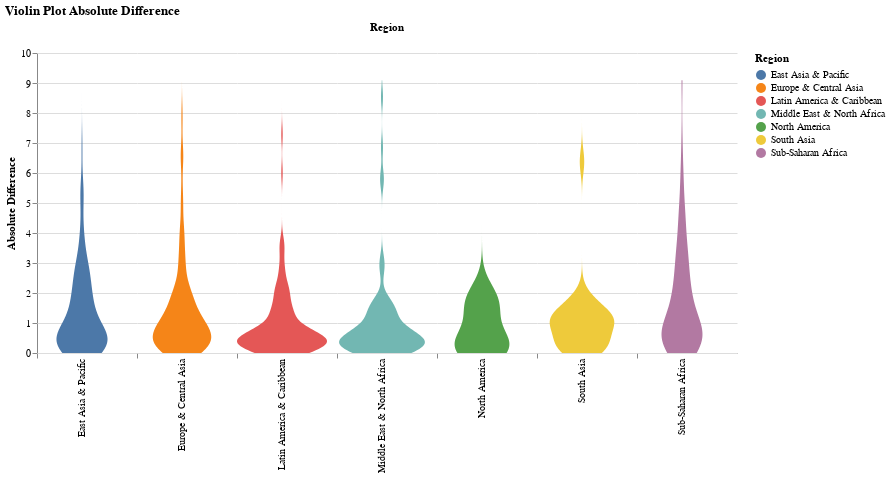

The notebook cell this image was saved under:
### Markdown cell above
The model performs similarly for both values of `Status`.

### Code cell
# create violin plot for region
abs_diff_violin('Region',100)

### Figure 1 — Vega-Lite specification as saved in the notebook (floating-point values rounded to 4 significant figures; data arrays with more than 128 entries replaced by an {"elided": "..."} marker saying what was removed)
{"config": {"view": {"continuousWidth": 400, "continuousHeight": 300, "stroke": null}, "facet": {"spacing": 0}}, "data": {"name": "data-51afe19f50165910d0d4abe51b06f176"}, "mark": {"type": "area", "orient": "horizontal"}, "encoding": {"color": {"type": "nominal", "field": "Region"}, "column": {"type": "nominal", "field": "Region", "header": {"labelAlign": "right", "labelAngle": -90, "labelOrient": "bottom", "labelPadding": 0}}, "x": {"type": "quantitative", "axis": {"grid": false, "labels": false, "ticks": true, "values": [0]}, "field": "density", "impute": null, "stack": "center", "title": null}, "y": {"type": "quantitative", "field": "AbsDiff", "title": "Absolute Difference"}}, "title": "Violin Plot Absolute Difference", "transform": [{"density": "AbsDiff", "groupby": ["Region"], "as": ["AbsDiff", "density"]}], "width": 100, "$schema": "https://vega.github.io/schema/vega-lite/v4.8.1.json", "datasets": {"data-51afe19f50165910d0d4abe51b06f176": {"elided": "734 records"}}}
